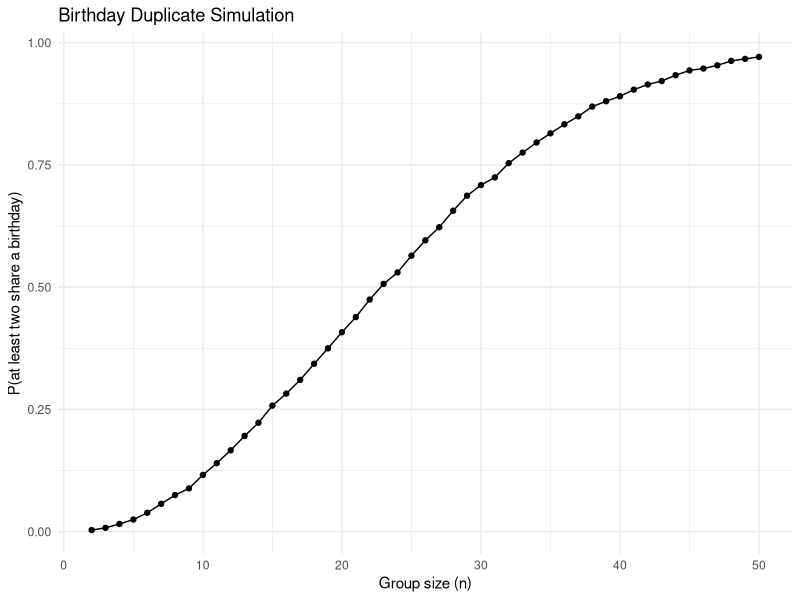

This chart was generated by the following R code:
## ---- chunk 1
library(tidyverse)
set.seed(123)
## ---- chunk 2
has_duplicate_birthday <- function(n) {
  b <- sample(1:365, size = n, replace = TRUE)
  any(duplicated(b))
  }
group_size = 2:50
n_sim = 10000

results <- map_df(
  group_size,
  ~ tibble(
    n = .x, 
    dup = replicate(n_sim, has_duplicate_birthday(.x))
    )
  )

prob_by_n <- results |>
  group_by(n) |> 
  summarise(prob_dup = mean(dup), .groups = "drop")

prob_by_n
## ---- chunk 3
ggplot(prob_by_n, aes(x = n, y = prob_dup)) +
  geom_line() +
  geom_point() +
  labs(
    x = "Group size (n)",
    y = "P(at least two share a birthday)",
    title = "Birthday Duplicate Simulation"
    ) +
  theme_minimal()
